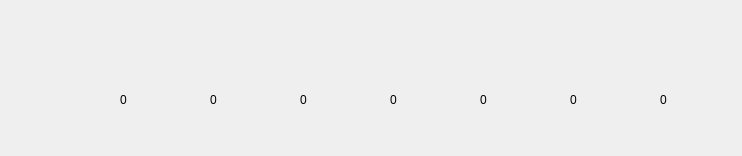
<?xml version="1.0" encoding="UTF-8"?>
<ui version="4.0">
 <class>Inventory</class>
 <widget class="QWidget" name="Inventory">
  <property name="geometry">
   <rect>
    <x>0</x>
    <y>0</y>
    <width>742</width>
    <height>156</height>
   </rect>
  </property>
  <property name="windowTitle">
   <string>Form</string>
  </property>
  <widget class="QLabel" name="grassView">
   <property name="geometry">
    <rect>
     <x>60</x>
     <y>40</y>
     <width>79</width>
     <height>74</height>
    </rect>
   </property>
   <property name="maximumSize">
    <size>
     <width>80</width>
     <height>80</height>
    </size>
   </property>
  </widget>
  <widget class="QLabel" name="grassLabel">
   <property name="geometry">
    <rect>
     <x>120</x>
     <y>90</y>
     <width>20</width>
     <height>20</height>
    </rect>
   </property>
   <property name="text">
    <string>0</string>
   </property>
  </widget>
  <widget class="QLabel" name="dirtView">
   <property name="geometry">
    <rect>
     <x>150</x>
     <y>40</y>
     <width>79</width>
     <height>74</height>
    </rect>
   </property>
   <property name="maximumSize">
    <size>
     <width>80</width>
     <height>80</height>
    </size>
   </property>
  </widget>
  <widget class="QLabel" name="dirtLabel">
   <property name="geometry">
    <rect>
     <x>210</x>
     <y>90</y>
     <width>20</width>
     <height>20</height>
    </rect>
   </property>
   <property name="text">
    <string>0</string>
   </property>
  </widget>
  <widget class="QLabel" name="stoneView">
   <property name="geometry">
    <rect>
     <x>240</x>
     <y>40</y>
     <width>79</width>
     <height>74</height>
    </rect>
   </property>
   <property name="maximumSize">
    <size>
     <width>80</width>
     <height>80</height>
    </size>
   </property>
  </widget>
  <widget class="QLabel" name="waterLabel">
   <property name="geometry">
    <rect>
     <x>390</x>
     <y>90</y>
     <width>20</width>
     <height>20</height>
    </rect>
   </property>
   <property name="text">
    <string>0</string>
   </property>
  </widget>
  <widget class="QLabel" name="stoneLabel">
   <property name="geometry">
    <rect>
     <x>300</x>
     <y>90</y>
     <width>20</width>
     <height>20</height>
    </rect>
   </property>
   <property name="text">
    <string>0</string>
   </property>
  </widget>
  <widget class="QLabel" name="waterView">
   <property name="geometry">
    <rect>
     <x>330</x>
     <y>40</y>
     <width>79</width>
     <height>74</height>
    </rect>
   </property>
   <property name="maximumSize">
    <size>
     <width>80</width>
     <height>80</height>
    </size>
   </property>
  </widget>
  <widget class="QLabel" name="lavaLabel">
   <property name="geometry">
    <rect>
     <x>660</x>
     <y>90</y>
     <width>20</width>
     <height>20</height>
    </rect>
   </property>
   <property name="text">
    <string>0</string>
   </property>
  </widget>
  <widget class="QLabel" name="lavaView">
   <property name="geometry">
    <rect>
     <x>600</x>
     <y>40</y>
     <width>79</width>
     <height>74</height>
    </rect>
   </property>
   <property name="maximumSize">
    <size>
     <width>80</width>
     <height>80</height>
    </size>
   </property>
  </widget>
  <widget class="QLabel" name="sandView">
   <property name="geometry">
    <rect>
     <x>510</x>
     <y>40</y>
     <width>79</width>
     <height>74</height>
    </rect>
   </property>
   <property name="maximumSize">
    <size>
     <width>80</width>
     <height>80</height>
    </size>
   </property>
  </widget>
  <widget class="QLabel" name="snowLabel">
   <property name="geometry">
    <rect>
     <x>480</x>
     <y>90</y>
     <width>20</width>
     <height>20</height>
    </rect>
   </property>
   <property name="text">
    <string>0</string>
   </property>
  </widget>
  <widget class="QLabel" name="snowView">
   <property name="geometry">
    <rect>
     <x>420</x>
     <y>40</y>
     <width>79</width>
     <height>74</height>
    </rect>
   </property>
   <property name="maximumSize">
    <size>
     <width>80</width>
     <height>80</height>
    </size>
   </property>
  </widget>
  <widget class="QLabel" name="sandLabel">
   <property name="geometry">
    <rect>
     <x>570</x>
     <y>90</y>
     <width>20</width>
     <height>20</height>
    </rect>
   </property>
   <property name="text">
    <string>0</string>
   </property>
  </widget>
  <zorder>lavaView</zorder>
  <zorder>snowView</zorder>
  <zorder>waterView</zorder>
  <zorder>grassView</zorder>
  <zorder>grassLabel</zorder>
  <zorder>dirtView</zorder>
  <zorder>dirtLabel</zorder>
  <zorder>stoneView</zorder>
  <zorder>waterLabel</zorder>
  <zorder>stoneLabel</zorder>
  <zorder>lavaLabel</zorder>
  <zorder>sandView</zorder>
  <zorder>snowLabel</zorder>
  <zorder>sandLabel</zorder>
 </widget>
 <resources/>
 <connections/>
</ui>
